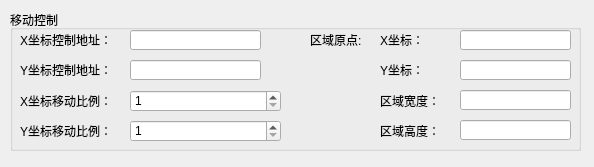
<?xml version="1.0" encoding="UTF-8"?>
<ui version="4.0">
 <class>AreaWidget</class>
 <widget class="QWidget" name="AreaWidget">
  <property name="geometry">
   <rect>
    <x>0</x>
    <y>0</y>
    <width>594</width>
    <height>167</height>
   </rect>
  </property>
  <property name="windowTitle">
   <string>Form</string>
  </property>
  <widget class="QGroupBox" name="groupBox_3">
   <property name="geometry">
    <rect>
     <x>10</x>
     <y>10</y>
     <width>571</width>
     <height>141</height>
    </rect>
   </property>
   <property name="title">
    <string>移动控制</string>
   </property>
   <widget class="QLabel" name="m_xMoveTimelabel">
    <property name="geometry">
     <rect>
      <x>10</x>
      <y>80</y>
      <width>101</width>
      <height>21</height>
     </rect>
    </property>
    <property name="text">
     <string>X坐标移动比例：</string>
    </property>
   </widget>
   <widget class="QSpinBox" name="m_MoveTimeSpBox">
    <property name="geometry">
     <rect>
      <x>120</x>
      <y>80</y>
      <width>151</width>
      <height>22</height>
     </rect>
    </property>
    <property name="minimum">
     <number>1</number>
    </property>
    <property name="maximum">
     <number>65535</number>
    </property>
   </widget>
   <widget class="QLineEdit" name="m_xMoveAddrlineEdit">
    <property name="geometry">
     <rect>
      <x>120</x>
      <y>20</y>
      <width>131</width>
      <height>20</height>
     </rect>
    </property>
   </widget>
   <widget class="QPushButton" name="m_XAddressEntryBtn">
    <property name="geometry">
     <rect>
      <x>253</x>
      <y>20</y>
      <width>16</width>
      <height>21</height>
     </rect>
    </property>
    <property name="focusPolicy">
     <enum>Qt::NoFocus</enum>
    </property>
    <property name="text">
     <string/>
    </property>
    <property name="icon">
     <iconset resource="../../../resourse.qrc">
      <normaloff>:/addressintput/images/address.bmp</normaloff>:/addressintput/images/address.bmp</iconset>
    </property>
    <property name="autoRepeat">
     <bool>false</bool>
    </property>
    <property name="autoDefault">
     <bool>true</bool>
    </property>
    <property name="flat">
     <bool>true</bool>
    </property>
   </widget>
   <widget class="QLabel" name="m_MoveAddrlabel">
    <property name="geometry">
     <rect>
      <x>10</x>
      <y>20</y>
      <width>91</width>
      <height>20</height>
     </rect>
    </property>
    <property name="text">
     <string>X坐标控制地址：</string>
    </property>
   </widget>
   <widget class="QPushButton" name="m_YAddressEntryBtn">
    <property name="geometry">
     <rect>
      <x>253</x>
      <y>50</y>
      <width>16</width>
      <height>21</height>
     </rect>
    </property>
    <property name="focusPolicy">
     <enum>Qt::NoFocus</enum>
    </property>
    <property name="text">
     <string/>
    </property>
    <property name="icon">
     <iconset resource="../../../resourse.qrc">
      <normaloff>:/addressintput/images/address.bmp</normaloff>:/addressintput/images/address.bmp</iconset>
    </property>
    <property name="autoRepeat">
     <bool>false</bool>
    </property>
    <property name="autoDefault">
     <bool>true</bool>
    </property>
    <property name="flat">
     <bool>true</bool>
    </property>
   </widget>
   <widget class="QLabel" name="m_MoveAddrlabel_2">
    <property name="geometry">
     <rect>
      <x>10</x>
      <y>50</y>
      <width>91</width>
      <height>20</height>
     </rect>
    </property>
    <property name="text">
     <string>Y坐标控制地址：</string>
    </property>
   </widget>
   <widget class="QLineEdit" name="m_yMoveAddrlineEdit">
    <property name="geometry">
     <rect>
      <x>120</x>
      <y>50</y>
      <width>131</width>
      <height>20</height>
     </rect>
    </property>
   </widget>
   <widget class="QLabel" name="label_13">
    <property name="geometry">
     <rect>
      <x>300</x>
      <y>20</y>
      <width>61</width>
      <height>20</height>
     </rect>
    </property>
    <property name="text">
     <string>区域原点:</string>
    </property>
   </widget>
   <widget class="QLabel" name="label_14">
    <property name="geometry">
     <rect>
      <x>370</x>
      <y>20</y>
      <width>71</width>
      <height>20</height>
     </rect>
    </property>
    <property name="text">
     <string>X坐标：</string>
    </property>
   </widget>
   <widget class="QLabel" name="label_15">
    <property name="geometry">
     <rect>
      <x>370</x>
      <y>50</y>
      <width>71</width>
      <height>20</height>
     </rect>
    </property>
    <property name="text">
     <string>Y坐标：</string>
    </property>
   </widget>
   <widget class="QLabel" name="label_16">
    <property name="geometry">
     <rect>
      <x>370</x>
      <y>80</y>
      <width>71</width>
      <height>21</height>
     </rect>
    </property>
    <property name="text">
     <string>区域宽度：</string>
    </property>
   </widget>
   <widget class="QLabel" name="label_17">
    <property name="geometry">
     <rect>
      <x>370</x>
      <y>110</y>
      <width>71</width>
      <height>21</height>
     </rect>
    </property>
    <property name="text">
     <string>区域高度：</string>
    </property>
   </widget>
   <widget class="QLineEdit" name="m_XlineEdit">
    <property name="geometry">
     <rect>
      <x>450</x>
      <y>20</y>
      <width>111</width>
      <height>20</height>
     </rect>
    </property>
    <property name="readOnly">
     <bool>true</bool>
    </property>
   </widget>
   <widget class="QLineEdit" name="M_YlineEdit">
    <property name="geometry">
     <rect>
      <x>450</x>
      <y>50</y>
      <width>111</width>
      <height>20</height>
     </rect>
    </property>
    <property name="readOnly">
     <bool>true</bool>
    </property>
   </widget>
   <widget class="QLineEdit" name="m_WlineEdit">
    <property name="geometry">
     <rect>
      <x>450</x>
      <y>80</y>
      <width>111</width>
      <height>20</height>
     </rect>
    </property>
    <property name="readOnly">
     <bool>true</bool>
    </property>
   </widget>
   <widget class="QLineEdit" name="m_HlineEdit">
    <property name="geometry">
     <rect>
      <x>450</x>
      <y>110</y>
      <width>111</width>
      <height>20</height>
     </rect>
    </property>
    <property name="readOnly">
     <bool>true</bool>
    </property>
   </widget>
   <widget class="QSpinBox" name="m_yMoveTimeSpBox">
    <property name="geometry">
     <rect>
      <x>120</x>
      <y>110</y>
      <width>151</width>
      <height>22</height>
     </rect>
    </property>
    <property name="minimum">
     <number>1</number>
    </property>
    <property name="maximum">
     <number>65535</number>
    </property>
   </widget>
   <widget class="QLabel" name="m_xMoveTimelabel_2">
    <property name="geometry">
     <rect>
      <x>10</x>
      <y>110</y>
      <width>101</width>
      <height>21</height>
     </rect>
    </property>
    <property name="text">
     <string>Y坐标移动比例：</string>
    </property>
   </widget>
  </widget>
 </widget>
 <resources>
  <include location="../../../resourse.qrc"/>
 </resources>
 <connections/>
</ui>
